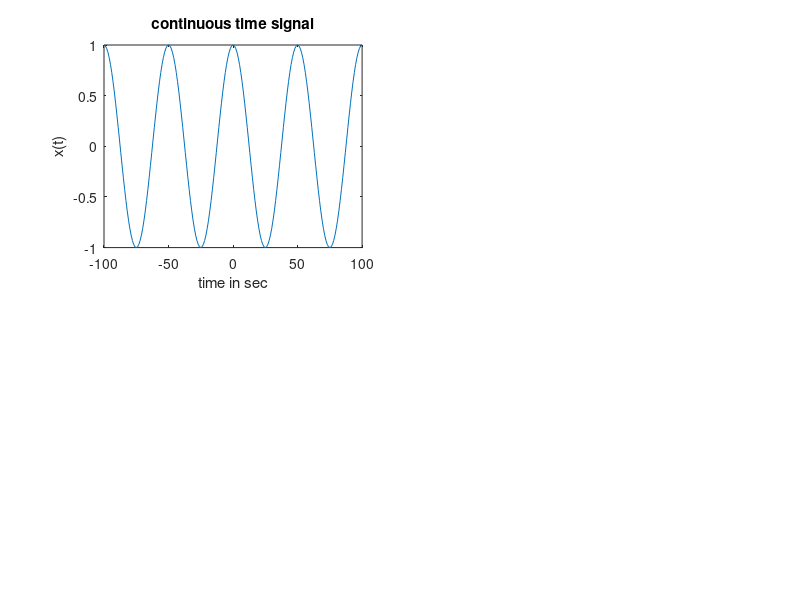

MATLAB code to generate this figure: (Note: this script raises an error after producing the figure.)
%%
clc
clear all
close all
t = -100:01:100;
fm = 0.02;
x = cos(2*pi*t*fm);
subplot(2,2,1);
plot(t,x);
xlabel('time in sec');
ylabel ('x(t)');
title ('continuous time signal');
fsl = 0.02;
n = -2:2;
x1 = cos (2*pi*fm*n/fs1);
subplot (2,2,2);
stem (n,x1);
hold on
subplot (2,2,2);
plot (n,x1,':');
%%


clc;
T=0.04; % Time period of 50 Hz signal
t=0:0.0005:0.02;
f = 1/T;
n1=0:40;
size(n1)
xa_t=sin(2*pi*2*t/T);
subplot(2,2,1);
plot(200*t,xa_t);
title('Verification of sampling theorem');
title('Continuous signal');
xlabel('t');
ylabel('x(t)');
ts1=0.002;%>niq rate
ts2=0.01;%=niq rate
ts3=0.1;%<niq rate
n=0:20;
x_ts1=2*sin(2*pi*n*ts1/T);
subplot(2,2,2);
stem(n,x_ts1);
title('greater than Nq');
xlabel('n');
ylabel('x(n)');
n=0:4;
x_ts2=2*sin(2*sym('pi')*n*ts2/T);
subplot(2,2,3);
stem(n,x_ts2);
title('Equal to Nq');
xlabel('n');
ylabel('x(n)');
n=0:10;
x_ts3=2*sin(2*pi*n*ts3/T);
subplot(2,2,4);
stem(n,x_ts3);
title('less than Nq');
xlabel('n');
ylabel('x(n)')


